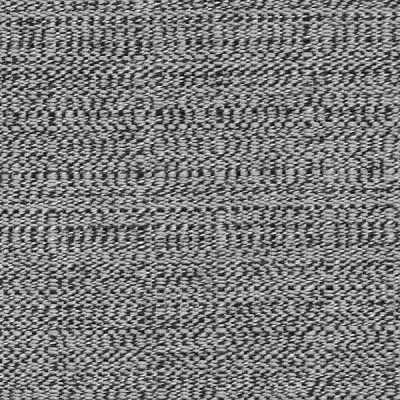
#> input picture Project_Part2/group_9_grey.jpg, 400 x 400 px, found by its file name
$ python Part2_A.py
#> lines starting #> are read from the running program, lines starting #| are printed output that depends on the picture; after the words box and inside, x2 and y2 are one past the last pixel; in counts of white or black regions, pixels touching at a corner belong together
#!/usr/bin/env python
# coding: utf-8

# # Part 1
#
# The following libraries will be used for the first part.

# In[28]:


from PIL import Image
import statistics
import matplotlib.pyplot as plt
import numpy as np


# The grey scaled image can be seen below.

# In[29]:


img = Image.open("C:/Users/Erdem Çağrı Utku/Desktop/group_9_grey.jpg")
#> img is the input picture: PIL image 400x400 RGB; min 0, max 255, mean 122.7
plt.figure(figsize=[12,12])
plt.imshow(img)


# The greyscaled image is copied to matrixr and matrixc for the operations on rows and columns.

# In[30]:


matrix = np.array(img)
matrixr=np.copy(matrix)
matrixc=np.copy(matrix)


# ## Task A
#
# The mean and standard deviations for each row is stored in the vectors mean_row and std_row.

# In[31]:


mean_row=np.zeros(399)
std_row=np.zeros(399)
for i in range(0,399):
    mean_row[i]=np.mean(matrix[i,:,0])
    std_row[i]=np.std(matrix[i,:,0])
#> after the loop, mean_row = 399 values, max 144.4 at index 12, min 101.7 at index 113, mean 122.8; std_row = 399 values, max 61.18 at index 210, min 41.6 at index 12, mean 52.59


# The histogram of the mean values for the rows of the greyscaled picture is drawn as following.

# In[32]:


plt.figure(figsize=[12,8])
plt.style.use('ggplot')
plt.hist(mean_row,bins=50)
plt.title('Histogram of Row Means')
plt.ylabel('Frequency')
plt.xlabel('Mean')
plt.show()
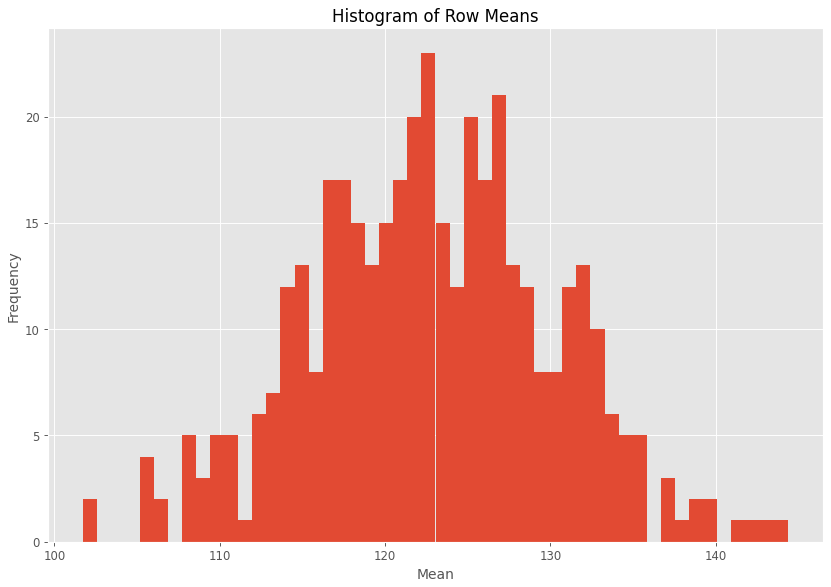
#> figure drawn by matplotlib, 1 panel; tallest bar 23 high, from x = 122.2 to 123.1


# Similarly, the histogram for standard deviances is shown below.

# In[33]:


plt.figure(figsize=[12,8])
plt.style.use('ggplot')
plt.hist(std_row,bins=50)
plt.title('Histogram of Row Variances')
plt.ylabel('Frequency')
plt.xlabel('Variance')
plt.show()
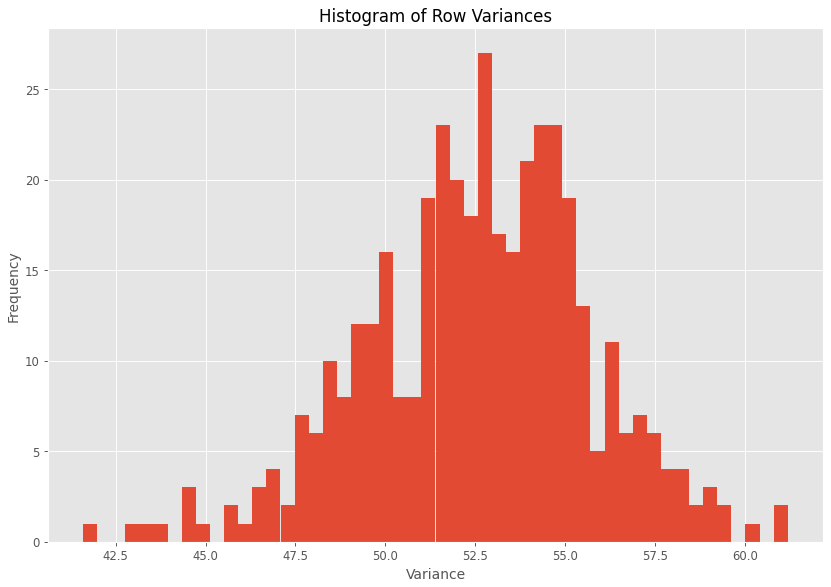
#> figure drawn by matplotlib, 1 panel; tallest bar 27 high, from x = 52.57 to 52.96


# The code below makes the pixels that do not comply with six sigma limits black color.

# In[34]:


for i in range(0,399):
    for j in range(0,399):
        if(matrixr[i,j,0]<(mean_row[i]-3*std_row[i]) or matrixr[i,j,0]>(mean_row[i]+3*std_row[i])):
            matrixr[i,j,:]=[0,0,0]
#> matrixr: shape (400, 400, 3); under 0.01% of pixels changed, all inside (x1, y1, x2, y2) = (7, 12, 231, 14)

plt.figure(figsize=[12,12])
plt.imshow(matrixr)


# The original and modified figures are shown below.

# In[35]:


plt.figure(figsize=(12, 12), constrained_layout=False)
plt.subplot(1,2,1, title="Original Picture" )
plt.imshow(matrix)
plt.subplot(1,2,2, title="Modified Picture")
plt.imshow(matrixr)
plt.tight_layout()
plt.show()
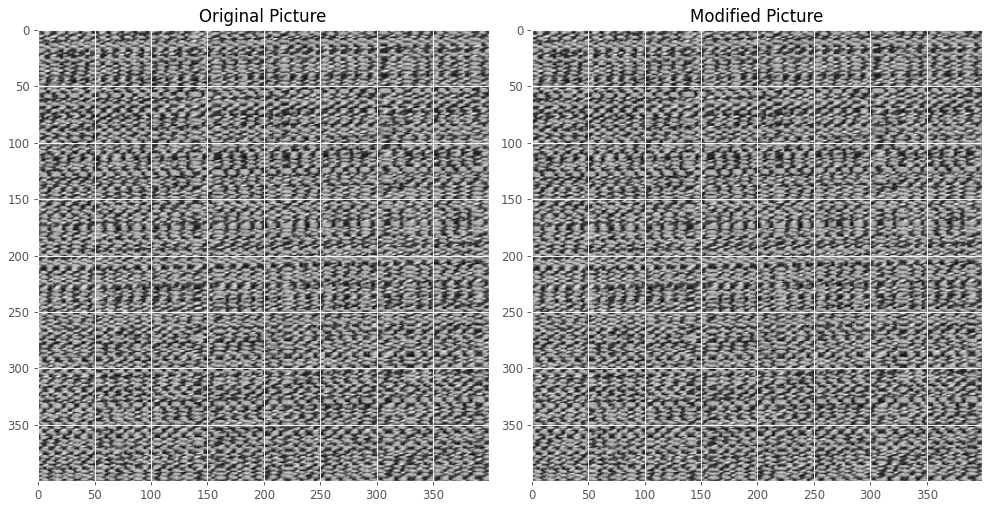
#> figure drawn by matplotlib, 2 panels


# Since the figures seem highly similar, it is clear that most of the pixels are within the 6 sigma limits, meaning that the process is most probably in-control. The average run length of finding an out-of-control pixel, therefore, is quite high. To check the correction of the control limits the test is performed for 2 sigma limits below, and the new shape has more black pixels than the one with 6 sigma limits, as expected.

# In[36]:


for i in range(0,399):
    for j in range(0,399):
        if(matrixr[i,j,0]<(mean_row[i]-1*std_row[i]) or matrixr[i,j,0]>(mean_row[i]+1*std_row[i])):
            matrixr[i,j,:]=[0,0,0]
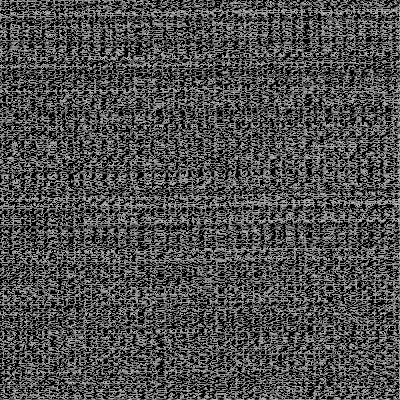
#> matrixr: shape (400, 400, 3); min 0, max 221, mean 76

plt.figure(figsize=(12, 12), constrained_layout=False)
plt.subplot(1,2,1, title="Original Picture" )
plt.imshow(matrix)
plt.subplot(1,2,2, title="Second Modified Picture")
plt.imshow(matrixr)
plt.tight_layout()
plt.show()


# ## Task B
#
# The mean and standard deviations for each column is stored in the vectors mean_col and std_col. The histograms for the mean and variance of colums is shown below.

# In[37]:


mean_col=np.zeros(399)
std_col=np.zeros(399)

for i in range(0,399):
    mean_col[i]=np.mean(matrix[:,i,:])
    std_col[i]=np.std(matrix[:,i,:])
#> after the loop, mean_col = 399 values, max 133.1 at index 75, min 109.8 at index 81, mean 122.7; std_col = 399 values, max 61.5 at index 33, min 42.64 at index 155, mean 52.88

plt.figure(figsize=[12,8])
plt.style.use('ggplot')
plt.hist(mean_col,bins=50)
plt.title('Histogram of Column Means')
plt.ylabel('Frequency')
plt.xlabel('Mean')
plt.show()
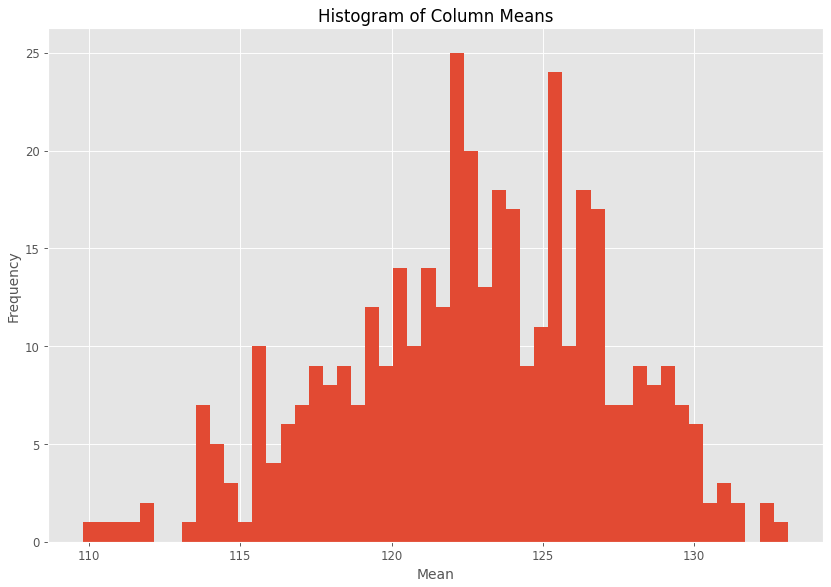
#> figure drawn by matplotlib, 1 panel; tallest bar 25 high, from x = 121.9 to 122.4

plt.figure(figsize=[12,8])
plt.style.use('ggplot')
plt.hist(std_col,bins=50)
plt.title('Histogram of Column Variances')
plt.ylabel('Frequency')
plt.xlabel('Variance')
plt.show()
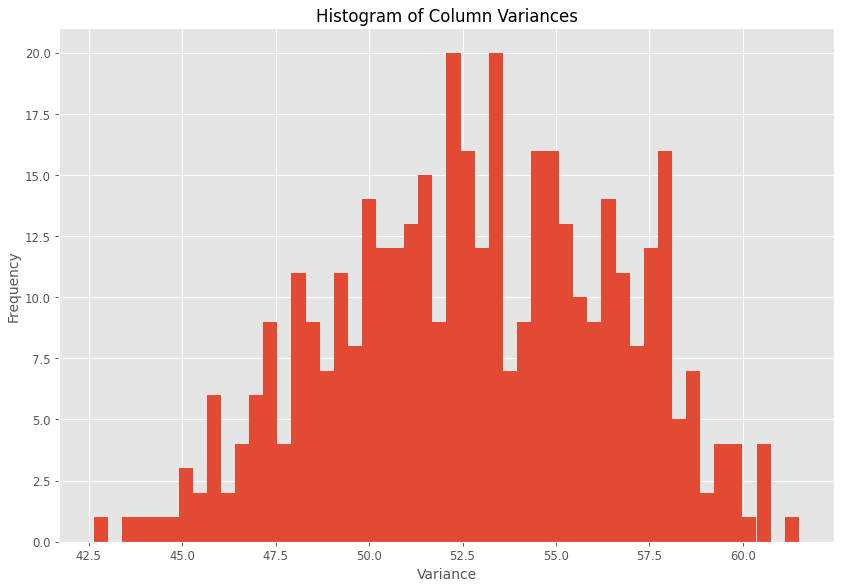
#> figure drawn by matplotlib, 1 panel


# The black coloring operation for the colums is performed in the following code.

# In[38]:


for i in range(0,399):
    for j in range(0,399):
        if(matrixc[j,i,0]<(mean_col[i]-3*std_col[i]) or matrixc[j,i,0]>(mean_col[i]+3*std_col[i])):
            matrixc[j,i,:]=[0,0,0]
plt.figure(figsize=[12,12])
plt.imshow(matrixc)


# The original and modified plots are displayed on the following plot.

# In[39]:


plt.figure(figsize=(12, 12), constrained_layout=False)
plt.subplot(1,2,1, title="Original Picture" )
plt.imshow(matrix)
plt.subplot(1,2,2, title="Modified Picture")
plt.imshow(matrixc)
plt.tight_layout()
plt.show()


# Similar to the row operations, there does not seem much of a difference between the two plots. Therefore vast majority of the pixels are within 6-sigma limits, showing that process is probably in control. The process is repeated below for 2 sigma limits, in which case the average run legth until finding an out-of-control pixel is substentially lower.

# In[40]:


for i in range(0,399):
    for j in range(0,399):
        if(matrixc[j,i,0]<(mean_col[i]-1*std_col[i]) or matrixc[j,i,0]>(mean_col[i]+1*std_col[i])):
            matrixc[j,i,:]=[0,0,0]
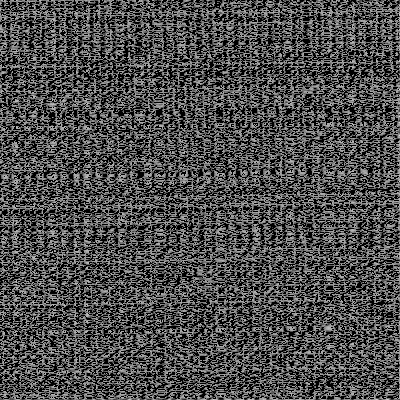
#> matrixc: shape (400, 400, 3); min 0, max 221, mean 75.5

plt.figure(figsize=(12, 12), constrained_layout=False)
plt.subplot(1,2,1, title="Original Picture" )
plt.imshow(matrix)
plt.subplot(1,2,2, title="Second Modified Picture")
plt.imshow(matrixc)
plt.tight_layout()
plt.show()
